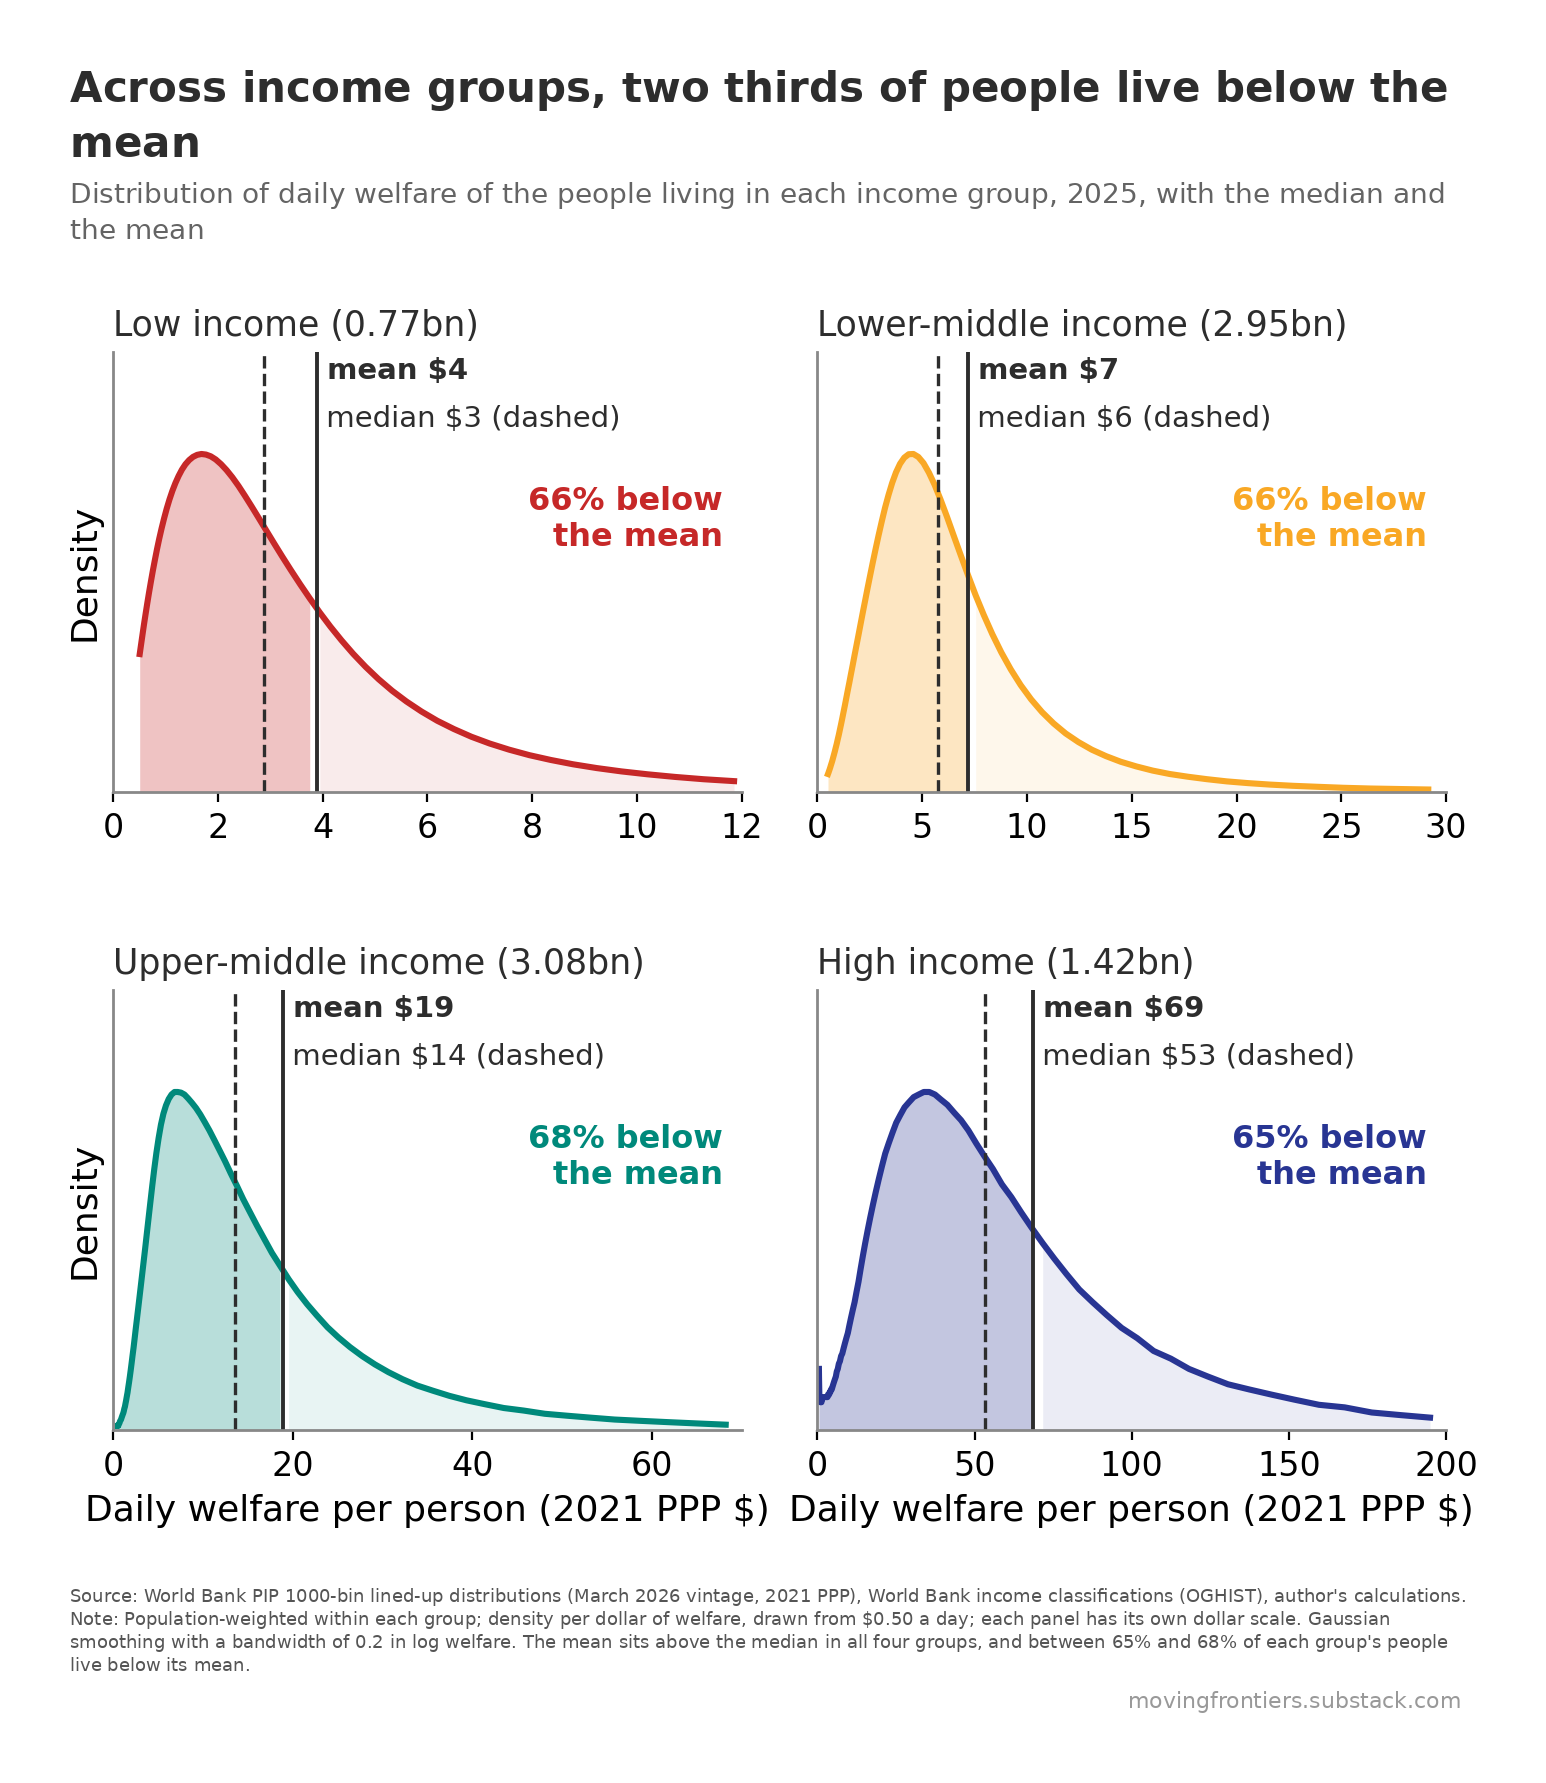

Here is the Python script that generated this plot:
"""chart-10-skewness-income-group.py - Moving Frontiers, Belindia post. Self-sufficient: house style and data embedded.
Data frozen 12 Sep 2026 from World Bank PIP 1000-bin distributions (March 2026 vintage) and OGHIST (July 2026);
2026 = nowcast with China high income. Run: python3 chart-10-skewness-income-group.py  ->  chart-10-skewness-income-group.png (and chart-10-skewness-income-group.csv is the same data).
Method: typicality lines = crossings of the four class curves of daily welfare (see belindia_typicality.xlsx)."""
import matplotlib; matplotlib.use("Agg")
import matplotlib.pyplot as plt, numpy as np, sys, types

# ---------------------------------------------------------------- house style (moving_frontiers_style.py, verbatim)
_mf = types.ModuleType("moving_frontiers_style"); sys.modules["moving_frontiers_style"] = _mf
exec(compile('"""\nmoving_frontiers_style.py - Moving Frontiers house style.\n\nDraw the plot in matplotlib, save it, then call compose(). The title, subtitle,\ncaption and watermark are laid out in PIL, where every gap is measured ink to ink\nrather than through matplotlib text boxes, which carry the font\'s full ascent and\ndescent whether or not the string has ascenders or descenders.\n\n    import moving_frontiers_style as mf\n    mf.rc()\n    fig, ax = plt.subplots(figsize=(8, 5.6), dpi=mf.DPI)\n    ...plot in mf.palette(2)...\n    fig.savefig("plot.png", dpi=mf.DPI, facecolor="white", bbox_inches="tight")\n    mf.compose("plot.png", "chart.png", TITLE, SUBTITLE, SOURCE, NOTE)\n\n"""\n\nimport os\nimport numpy as np\nimport matplotlib\nfrom PIL import Image, ImageDraw, ImageFont\n\nDPI = 200\n\n# ---- colours: the main elements, by how many series the chart has ----\nRED, GOLD, GREEN, BLUE = "#C62828", "#F9A825", "#00897B", "#283593"\nPALETTE = {1: [BLUE],\n           2: [RED, BLUE],\n           3: [RED, BLUE, GOLD],\n           4: [RED, GOLD, GREEN, BLUE]}\nGREY = "#888888"          # axes, rules, de-emphasised marks\n\n\ndef palette(n):\n    assert n in PALETTE, "the house palette covers one to four series"\n    return PALETTE[n]\n\n\n# ---- spacing, in pixels at 200 dpi, every gap ink to ink ----\nGAP_TITLE_SUB = 25        # subtitle below the title\nGAP_SUB_PLOT  = 70        # plot below the subtitle\nGAP_PLOT_CAP  = 60        # caption below the plot\nGAP_CAP_MARK  = 20        # watermark below the last caption line\nMARK_RIGHT    = 15        # watermark right edge, inside the content right edge\nBORDER        = 70        # empty space around the whole canvas\n\n# Canvas width is allowed to differ from chart to chart: each canvas is just the plot\n# plus the border. Pass content_w=<px> to compose() to pad a narrow plot out to a\n# common width instead, which is optional.\nCONTENT_W     = None\n\n# Type is fixed, not scaled to the chart. Sizing the title from the plot width made\n# it depend on how much white space matplotlib happened to leave, so a narrow chart\n# got a smaller title than a wide one in the same pack.\n# TYPE SCALES WITH THE CANVAS, so that a chart shown at a fixed display width, a\n# phone column say, always shows the same apparent type whatever its own pixel width.\n# The point sizes below are the sizes at REF_W; a canvas half again as wide gets type\n# half again as large, and the two look identical once both are scaled to the column.\n# Sizing type from the plot width, as an earlier version did, is not the same thing and\n# was a bug: it made the title depend on how much white space matplotlib happened to\n# leave around the axes rather than on how large the image is.\nREF_W      = 1980         # reference canvas width the point sizes below refer to\nTITLE_PT   = 19.44        # title, 54px at REF_W\nSUB_FRAC   = 0.68         # subtitle as a share of the title\nCAP_PT     = 8.5          # caption, 24px at REF_W\nMARK_MULT  = 1.2          # watermark as a share of the caption\nLEADING    = 1.32\n\n# Type inside the plot. Set once here and applied by rc(), so every chart in a pack\n# carries the same tick labels, axis titles and annotations. A build script that\n# passes its own fontsize= breaks that, so use these constants instead.\nAXIS_PT    = 13           # axis titles\nTICK_PT    = 12           # tick labels, both axes\nLEGEND_PT  = 12           # legend entries\nLABEL_PT   = 11.5         # in-plot labels and data values\nEMPH_PT    = 15           # emphasised data values, bold\n\nINK        = "#2D2D2D"    # title\nSUB_INK    = "#646464"    # subtitle\nCAP_INK    = "#555555"    # caption\nMARK_INK   = "#999999"    # watermark\nMARK_TEXT  = "movingfrontiers.substack.com"\nCREDIT     = ""\n\n\ndef rc():\n    """Matplotlib defaults for the plot itself."""\n    matplotlib.pyplot.rcParams.update({\n        "font.family": "DejaVu Sans", "font.size": AXIS_PT,\n        "axes.labelsize": AXIS_PT, "xtick.labelsize": TICK_PT,\n        "ytick.labelsize": TICK_PT, "legend.fontsize": LEGEND_PT,\n        "axes.edgecolor": GREY, "axes.linewidth": 1.0,\n        "figure.facecolor": "white", "axes.facecolor": "white"})\n\n\ndef style_ax(ax):\n    ax.spines["top"].set_visible(False)\n    ax.spines["right"].set_visible(False)\n\n\ndef _font(px, bold=False):\n    name = "DejaVuSans-Bold.ttf" if bold else "DejaVuSans.ttf"\n    for p in (os.path.join(matplotlib.get_data_path(), "fonts", "ttf", name),\n              "/usr/share/fonts/truetype/dejavu/" + name):\n        if os.path.exists(p):\n            return ImageFont.truetype(p, px)\n    raise FileNotFoundError(name)\n\n\ndef _ink(font, s):\n    """Ink top and bottom of a string relative to its baseline."""\n    b = font.getbbox(s, anchor="ls")\n    return b[1], b[3]\n\n\ndef _wrap(font, paragraphs, width):\n    """Greedy wrap. Also returns, for each line, which paragraph it came from, so a\n    line that ends because its paragraph ended can be told apart from one that ends\n    because the next word would not fit."""\n    lines, owner = [], []\n    for p, text in enumerate(paragraphs):\n        cur = ""\n        for w in text.split():\n            t = (cur + " " + w).strip()\n            if not cur or font.getlength(t) <= width:\n                cur = t\n            else:\n                lines.append(cur); owner.append(p); cur = w\n        if cur:\n            lines.append(cur); owner.append(p)\n    return lines, owner\n\n\ndef _crop(img):\n    g = np.array(img.convert("L"))\n    r = np.where((g < 250).any(1))[0]\n    c = np.where((g < 250).any(0))[0]\n    return img.crop((c.min(), r.min(), c.max() + 1, r.max() + 1))\n\n\ndef compose(plot_png, out_png, title, subtitle, source, note=None, credit=CREDIT,\n            content_w=CONTENT_W):\n    """Title band above the plot, caption and watermark below, BORDER px all around."""\n    plot = _crop(Image.open(plot_png).convert("RGB"))\n    PW, H = plot.size\n    W = max(PW, content_w or 0)          # the target is a floor, never a ceiling\n\n    k = (W + 2 * BORDER) / REF_W         # type scales with the canvas, not the plot\n    title_px = round(TITLE_PT * DPI / 72 * k)\n    cap_px   = round(CAP_PT * DPI / 72 * k)\n    f_title = _font(title_px, bold=True)\n    f_sub   = _font(int(title_px * SUB_FRAC))\n    f_cap   = _font(cap_px)\n    f_mark  = _font(round(cap_px * MARK_MULT))\n\n    tl, _ = _wrap(f_title, [title], W)\n    sl, _ = _wrap(f_sub, [subtitle], W)\n    paras = ["Source: " + source + (" " + credit if credit else "")]\n    if note:\n        paras.append("Note: " + note)\n    cl, owner = _wrap(f_cap, paras, W)\n    for i in range(len(cl) - 1):                       # lines must be maximally full\n        if owner[i + 1] == owner[i]:\n            nxt = cl[i + 1].split()[0]\n            assert f_cap.getlength(cl[i] + " " + nxt) > W, \\\n                f"caption line {i} is not filled to the full width"\n\n    tlh = int(f_title.size * LEADING)\n    slh = int(f_sub.size * LEADING)\n    clh = int(f_cap.size * LEADING)\n\n    # walk down the page, each gap measured from the ink above it\n    y, place = 0, []\n    for i, s in enumerate(tl):\n        base = y - _ink(f_title, s)[0] if i == 0 else place[-1][0] + tlh\n        place.append((base, s, f_title, INK, "left"))\n    y = place[-1][0] + _ink(f_title, tl[-1])[1]\n    for i, s in enumerate(sl):\n        base = (y + GAP_TITLE_SUB - _ink(f_sub, s)[0]) if i == 0 else place[-1][0] + slh\n        place.append((base, s, f_sub, SUB_INK, "left"))\n    y = place[-1][0] + _ink(f_sub, sl[-1])[1]\n\n    plot_y = y + GAP_SUB_PLOT\n    y = plot_y + H\n\n    for i, s in enumerate(cl):\n        base = (y + GAP_PLOT_CAP - _ink(f_cap, s)[0]) if i == 0 else place[-1][0] + clh\n        place.append((base, s, f_cap, CAP_INK, "left"))\n    y = place[-1][0] + _ink(f_cap, cl[-1])[1]\n    place.append((y + GAP_CAP_MARK - _ink(f_mark, MARK_TEXT)[0],\n                  MARK_TEXT, f_mark, MARK_INK, "right"))\n    y = place[-1][0] + _ink(f_mark, MARK_TEXT)[1]\n\n    canvas = Image.new("RGB", (W + 2 * BORDER, y + 2 * BORDER), "white")\n    canvas.paste(plot, (BORDER, plot_y + BORDER))     # left, with the title and caption\n    d = ImageDraw.Draw(canvas)\n    for base, s, f, col, align in place:\n        x = BORDER + (W - MARK_RIGHT - f.getlength(s) if align == "right" else 0)\n        d.text((x, base + BORDER), s, font=f, fill=col, anchor="ls")\n    canvas.save(out_png)\n    verify(out_png)\n    return out_png\n\n\ndef verify(png):\n    """Blank pixel rows between each block, and the border, must match the constants."""\n    a = np.array(Image.open(png).convert("L"))\n    Hh, Ww = a.shape\n    ink = a < 250\n    rows = np.where(ink.any(1))[0]\n    cols = np.where(ink.any(0))[0]\n    bands, start, prev = [], rows[0], rows[0]\n    for r in rows[1:]:\n        if r - prev > 3:\n            bands.append((start, prev)); start = r\n        prev = r\n    bands.append((start, prev))\n    gaps = [bands[i + 1][0] - bands[i][1] - 1 for i in range(len(bands) - 1)]\n    assert GAP_SUB_PLOT in gaps, f"no {GAP_SUB_PLOT}px gap below the subtitle"\n    assert GAP_PLOT_CAP in gaps, f"no {GAP_PLOT_CAP}px gap above the caption"\n    assert gaps[-1] == GAP_CAP_MARK, \\\n        f"gap above the watermark is {gaps[-1]}px, expected {GAP_CAP_MARK}"\n    assert (rows[0], Hh - 1 - rows[-1], cols[0]) == (BORDER, BORDER, BORDER), \\\n        f"top, bottom and left borders are {(rows[0], Hh - 1 - rows[-1], cols[0])}, " \\\n        f"expected {BORDER}"\n    assert Ww - 1 - cols[-1] >= BORDER, \\\n        f"right border is {Ww - 1 - cols[-1]}, expected at least {BORDER}"\n    wm_cols = np.where(ink[bands[-1][0]:bands[-1][1] + 1, :].any(0))[0]\n    assert Ww - 1 - wm_cols.max() >= BORDER + MARK_RIGHT - 3, "watermark right margin is wrong"\n    return gaps\n', "moving_frontiers_style.py", "exec"), _mf.__dict__)
mf = _mf

# ---------------------------------------------------------------- data
DATA = {'welfare': [0.1025, 0.1078, 0.1133, 0.1191, 0.1252, 0.1317, 0.1384, 0.1455, 0.153, 0.1608, 0.169, 0.1777, 0.1868, 0.1964, 0.2065, 0.2171, 0.2282, 0.2399, 0.2522, 0.2651, 0.2787, 0.293, 0.308, 0.3238, 0.3404, 0.3579, 0.3762, 0.3955, 0.4158, 0.4371, 0.4595, 0.4831, 0.5078, 0.5339, 0.5613, 0.59, 0.6203, 0.6521, 0.6855, 0.7207, 0.7576, 0.7965, 0.8373, 0.8802, 0.9253, 0.9728, 1.0227, 1.0751, 1.1302, 1.1882, 1.2491, 1.3131, 1.3805, 1.4512, 1.5256, 1.6039, 1.6861, 1.7725, 1.8634, 1.959, 2.0594, 2.165, 2.276, 2.3927, 2.5154, 2.6443, 2.7799, 2.9224, 3.0723, 3.2298, 3.3954, 3.5695, 3.7525, 3.9449, 4.1471, 4.3598, 4.5833, 4.8183, 5.0653, 5.325, 5.598, 5.885, 6.1868, 6.504, 6.8375, 7.188, 7.5566, 7.944, 8.3513, 8.7795, 9.2296, 9.7028, 10.2003, 10.7233, 11.273, 11.851, 12.4586, 13.0974, 13.7689, 14.4749, 15.217, 15.9972, 16.8174, 17.6797, 18.5861, 19.539, 20.5408, 21.594, 22.7011, 23.865, 25.0886, 26.375, 27.7272, 29.1488, 30.6433, 32.2144, 33.8661, 35.6025, 37.4278, 39.3468, 41.3642, 43.485, 45.7145, 48.0583, 50.5223, 53.1126, 55.8358, 58.6985, 61.7081, 64.8719, 68.198, 71.6946, 75.3704, 79.2347, 83.2972, 87.5679, 92.0576, 96.7775, 101.7394, 106.9557, 112.4395, 118.2044, 124.2648, 130.636, 137.3339, 144.3751, 151.7774, 159.5592, 167.74, 176.3402, 185.3813, 194.886, 204.878, 215.3824, 226.4253, 238.0343, 250.2386, 263.0686, 276.5564, 290.7358], 'density_L': [0.0, 0.0, 0.0, 0.0, 0.0, 0.0, 0.0001, 0.0002, 0.0003, 0.0007, 0.0013, 0.0023, 0.0038, 0.0062, 0.0095, 0.0139, 0.0193, 0.0255, 0.0322, 0.039, 0.0453, 0.051, 0.0556, 0.0593, 0.0622, 0.0647, 0.0672, 0.0701, 0.0737, 0.0781, 0.0832, 0.0891, 0.0954, 0.102, 0.1089, 0.116, 0.1231, 0.1304, 0.1378, 0.1452, 0.1527, 0.1601, 0.1676, 0.1749, 0.182, 0.1889, 0.1956, 0.2019, 0.2078, 0.2132, 0.2181, 0.2225, 0.2262, 0.2291, 0.2313, 0.2327, 0.2333, 0.2329, 0.2317, 0.2295, 0.2263, 0.2222, 0.2172, 0.2113, 0.2045, 0.1971, 0.1891, 0.1806, 0.1717, 0.1625, 0.1531, 0.1435, 0.1338, 0.124, 0.1143, 0.1048, 0.0955, 0.0866, 0.0781, 0.0701, 0.0627, 0.0558, 0.0494, 0.0437, 0.0384, 0.0337, 0.0295, 0.0257, 0.0224, 0.0194, 0.0168, 0.0145, 0.0125, 0.0107, 0.0091, 0.0078, 0.0066, 0.0056, 0.0047, 0.004, 0.0033, 0.0028, 0.0023, 0.0019, 0.0016, 0.0014, 0.0011, 0.0009, 0.0008, 0.0006, 0.0005, 0.0004, 0.0004, 0.0003, 0.0003, 0.0002, 0.0002, 0.0001, 0.0001, 0.0001, 0.0001, 0.0001, 0.0001, 0.0001, 0.0, 0.0, 0.0, 0.0, 0.0, 0.0, 0.0, 0.0, 0.0, 0.0, 0.0, 0.0, 0.0, 0.0, 0.0, 0.0, 0.0, 0.0, 0.0, 0.0, 0.0, 0.0, 0.0, 0.0, 0.0, 0.0, 0.0, 0.0, 0.0, 0.0, 0.0, 0.0, 0.0, 0.0, 0.0, 0.0], 'density_LM': [0.0, 0.0, 0.0, 0.0, 0.0, 0.0, 0.0, 0.0, 0.0, 0.0, 0.0001, 0.0002, 0.0003, 0.0005, 0.0007, 0.001, 0.0014, 0.0018, 0.0023, 0.0028, 0.0032, 0.0036, 0.0039, 0.0041, 0.0044, 0.0046, 0.0049, 0.0052, 0.0055, 0.0059, 0.0064, 0.0069, 0.0075, 0.0081, 0.0088, 0.0095, 0.0103, 0.0112, 0.0121, 0.0131, 0.0143, 0.0155, 0.0168, 0.0183, 0.0198, 0.0216, 0.0234, 0.0255, 0.0277, 0.0301, 0.0327, 0.0354, 0.0384, 0.0415, 0.0447, 0.0482, 0.0518, 0.0557, 0.0597, 0.0639, 0.0684, 0.0731, 0.0779, 0.083, 0.0882, 0.0936, 0.0991, 0.1047, 0.1103, 0.1159, 0.1211, 0.126, 0.1303, 0.1338, 0.1363, 0.1377, 0.1378, 0.1366, 0.1341, 0.1302, 0.1252, 0.1191, 0.1122, 0.1046, 0.0967, 0.0885, 0.0802, 0.0722, 0.0644, 0.057, 0.0501, 0.0437, 0.0379, 0.0327, 0.0281, 0.024, 0.0205, 0.0174, 0.0148, 0.0125, 0.0106, 0.0089, 0.0075, 0.0064, 0.0054, 0.0045, 0.0038, 0.0032, 0.0027, 0.0023, 0.0019, 0.0016, 0.0014, 0.0012, 0.001, 0.0008, 0.0007, 0.0006, 0.0005, 0.0004, 0.0003, 0.0003, 0.0002, 0.0002, 0.0002, 0.0001, 0.0001, 0.0001, 0.0001, 0.0001, 0.0001, 0.0001, 0.0, 0.0, 0.0, 0.0, 0.0, 0.0, 0.0, 0.0, 0.0, 0.0, 0.0, 0.0, 0.0, 0.0, 0.0, 0.0, 0.0, 0.0, 0.0, 0.0, 0.0, 0.0, 0.0, 0.0, 0.0, 0.0, 0.0, 0.0], 'density_UM': [0.0, 0.0, 0.0, 0.0, 0.0, 0.0, 0.0, 0.0, 0.0, 0.0001, 0.0001, 0.0002, 0.0004, 0.0006, 0.0009, 0.0012, 0.0015, 0.0018, 0.0021, 0.0023, 0.0024, 0.0023, 0.0022, 0.002, 0.0018, 0.0016, 0.0014, 0.0011, 0.001, 0.0008, 0.0007, 0.0007, 0.0007, 0.0007, 0.0008, 0.0008, 0.0009, 0.001, 0.0011, 0.0012, 0.0014, 0.0015, 0.0016, 0.0017, 0.0019, 0.0021, 0.0023, 0.0025, 0.0027, 0.003, 0.0034, 0.0037, 0.0042, 0.0047, 0.0053, 0.0059, 0.0067, 0.0075, 0.0084, 0.0094, 0.0105, 0.0117, 0.0129, 0.0143, 0.0158, 0.0173, 0.0189, 0.0206, 0.0224, 0.0243, 0.0263, 0.0284, 0.0307, 0.0331, 0.0356, 0.0382, 0.0408, 0.0433, 0.0456, 0.0477, 0.0494, 0.0507, 0.0517, 0.0524, 0.0528, 0.0528, 0.0527, 0.0524, 0.0518, 0.0511, 0.0503, 0.0493, 0.0481, 0.0468, 0.0453, 0.0437, 0.042, 0.0401, 0.0382, 0.0361, 0.0341, 0.032, 0.0299, 0.0277, 0.0257, 0.0236, 0.0216, 0.0197, 0.0179, 0.0161, 0.0145, 0.013, 0.0116, 0.0103, 0.0091, 0.008, 0.007, 0.0062, 0.0054, 0.0047, 0.0041, 0.0035, 0.0031, 0.0026, 0.0023, 0.002, 0.0017, 0.0015, 0.0013, 0.0011, 0.0009, 0.0008, 0.0007, 0.0006, 0.0005, 0.0004, 0.0004, 0.0003, 0.0003, 0.0002, 0.0002, 0.0002, 0.0001, 0.0001, 0.0001, 0.0001, 0.0001, 0.0001, 0.0, 0.0, 0.0, 0.0, 0.0, 0.0, 0.0, 0.0, 0.0, 0.0, 0.0, 0.0], 'density_H': [0.0, 0.0, 0.0, 0.0, 0.0, 0.0, 0.0001, 0.0001, 0.0003, 0.0006, 0.0011, 0.0019, 0.003, 0.0046, 0.0067, 0.009, 0.0115, 0.0137, 0.0154, 0.0164, 0.0163, 0.0154, 0.0138, 0.0117, 0.0096, 0.0076, 0.006, 0.0048, 0.0039, 0.0033, 0.0029, 0.0026, 0.0024, 0.0021, 0.0019, 0.0017, 0.0015, 0.0013, 0.0012, 0.0012, 0.0012, 0.0012, 0.0012, 0.0012, 0.0011, 0.0011, 0.0011, 0.0011, 0.0011, 0.0011, 0.0011, 0.0011, 0.0012, 0.0012, 0.0013, 0.0013, 0.0013, 0.0013, 0.0013, 0.0013, 0.0013, 0.0013, 0.0013, 0.0013, 0.0013, 0.0013, 0.0013, 0.0013, 0.0013, 0.0013, 0.0014, 0.0014, 0.0014, 0.0015, 0.0015, 0.0016, 0.0016, 0.0017, 0.0018, 0.0019, 0.002, 0.0021, 0.0023, 0.0024, 0.0026, 0.0027, 0.0029, 0.003, 0.0032, 0.0034, 0.0036, 0.0038, 0.0041, 0.0044, 0.0047, 0.005, 0.0054, 0.0058, 0.0063, 0.0068, 0.0073, 0.0078, 0.0083, 0.0088, 0.0093, 0.0098, 0.0103, 0.0108, 0.0112, 0.0116, 0.012, 0.0123, 0.0126, 0.0128, 0.013, 0.0131, 0.0132, 0.0132, 0.0131, 0.0129, 0.0127, 0.0124, 0.0121, 0.0117, 0.0112, 0.0107, 0.0102, 0.0096, 0.0091, 0.0085, 0.0079, 0.0073, 0.0067, 0.0061, 0.0055, 0.005, 0.0045, 0.004, 0.0036, 0.0031, 0.0028, 0.0024, 0.0021, 0.0018, 0.0016, 0.0014, 0.0012, 0.001, 0.0009, 0.0007, 0.0006, 0.0005, 0.0004, 0.0004, 0.0003, 0.0003, 0.0002, 0.0002, 0.0002, 0.0001], 'stats': {'L': {'mean': 3.886, 'median': 2.889, 'below': 0.66, 'p99': 18.455, 'pop': 767.49}, 'LM': {'mean': 7.195, 'median': 5.776, 'below': 0.661, 'p99': 31.448, 'pop': 2946.368}, 'UM': {'mean': 18.958, 'median': 13.542, 'below': 0.677, 'p99': 98.472, 'pop': 3077.902}, 'H': {'mean': 68.556, 'median': 53.293, 'below': 0.647, 'p99': 300.073, 'pop': 1418.868}}}

TITLE = 'Across income groups, two thirds of people live below the mean'
SUBTITLE = 'Distribution of daily welfare of the people living in each income group, 2025, with the median and the mean'
SOURCE = "World Bank PIP 1000-bin lined-up distributions (March 2026 vintage, 2021 PPP), World Bank income classifications (OGHIST), author's calculations."
NOTE = "Population-weighted within each group; density per dollar of welfare, drawn from $0.50 a day; each panel has its own dollar scale. Gaussian smoothing with a bandwidth of 0.2 in log welfare. The mean sits above the median in all four groups, and between 65% and 68% of each group's people live below its mean."

def build():
    mf.rc()
    fig, ax = plt.subplots(figsize=(8.6, 7.0), dpi=mf.DPI)
    mf.style_ax(ax)

    x = np.array(DATA["welfare"]); c4 = mf.palette(4); G = ["L", "LM", "UM", "H"]; names = ["Low income", "Lower-middle income", "Upper-middle income", "High income"]
    plt.close(fig); fig, axes = plt.subplots(2, 2, figsize=(8.6, 7.0), dpi=mf.DPI); axes = axes.ravel()
    for k, g in enumerate(G):
        ax = axes[k]; mf.style_ax(ax); f = np.array(DATA[f"density_{g}"]); st = DATA["stats"][g]; med, mean = st["median"], st["mean"]
        xmax = [12, 30, 70, 200][k]; sel = (x <= xmax) & (x >= 0.5)
        ax.fill_between(x[sel], 0, f[sel], where=(x[sel] <= mean), color=c4[k], alpha=0.28, linewidth=0)
        ax.fill_between(x[sel], 0, f[sel], where=(x[sel] >= mean), color=c4[k], alpha=0.09, linewidth=0)
        ax.plot(x[sel], f[sel], color=c4[k], lw=2.2)
        ymax = f[sel].max() * 1.3; ax.set_ylim(0, ymax); ax.set_xlim(0, xmax)
        ax.axvline(med, color=mf.INK, lw=1.2, ls="--"); ax.axvline(mean, color=mf.INK, lw=1.4)
        ax.text(mean, ymax * 0.99, f" mean ${mean:.0f}", ha="left", va="top", fontsize=mf.LABEL_PT - 1, color=mf.INK, fontweight="bold")
        ax.text(mean, ymax * 0.88, f" median ${med:.0f} (dashed)", ha="left", va="top", fontsize=mf.LABEL_PT - 1, color=mf.INK)
        ax.text(xmax * 0.97, ymax * 0.62, f"{st['below']*100:.0f}% below\nthe mean", ha="right", va="center", fontsize=mf.LABEL_PT, color=c4[k], fontweight="bold")
        ax.set_title(f"{names[k]} ({st['pop']/1000:.2f}bn)", fontsize=mf.LABEL_PT + 1, color=mf.INK, loc="left", pad=6)
        ax.set_yticks([])
        if k >= 2: ax.set_xlabel("Daily welfare per person (2021 PPP $)")
        if k % 2 == 0: ax.set_ylabel("Density")
    fig.subplots_adjust(hspace=0.45, wspace=0.12)

    fig.savefig("chart-10-skewness-income-group-plot.png", dpi=mf.DPI, facecolor="white", bbox_inches="tight")
    plt.close(fig)
    mf.compose("chart-10-skewness-income-group-plot.png", "chart-10-skewness-income-group.png", TITLE, SUBTITLE, SOURCE, NOTE)
    import os; os.remove("chart-10-skewness-income-group-plot.png")
    print("wrote chart-10-skewness-income-group.png")

if __name__ == "__main__":
    build()
